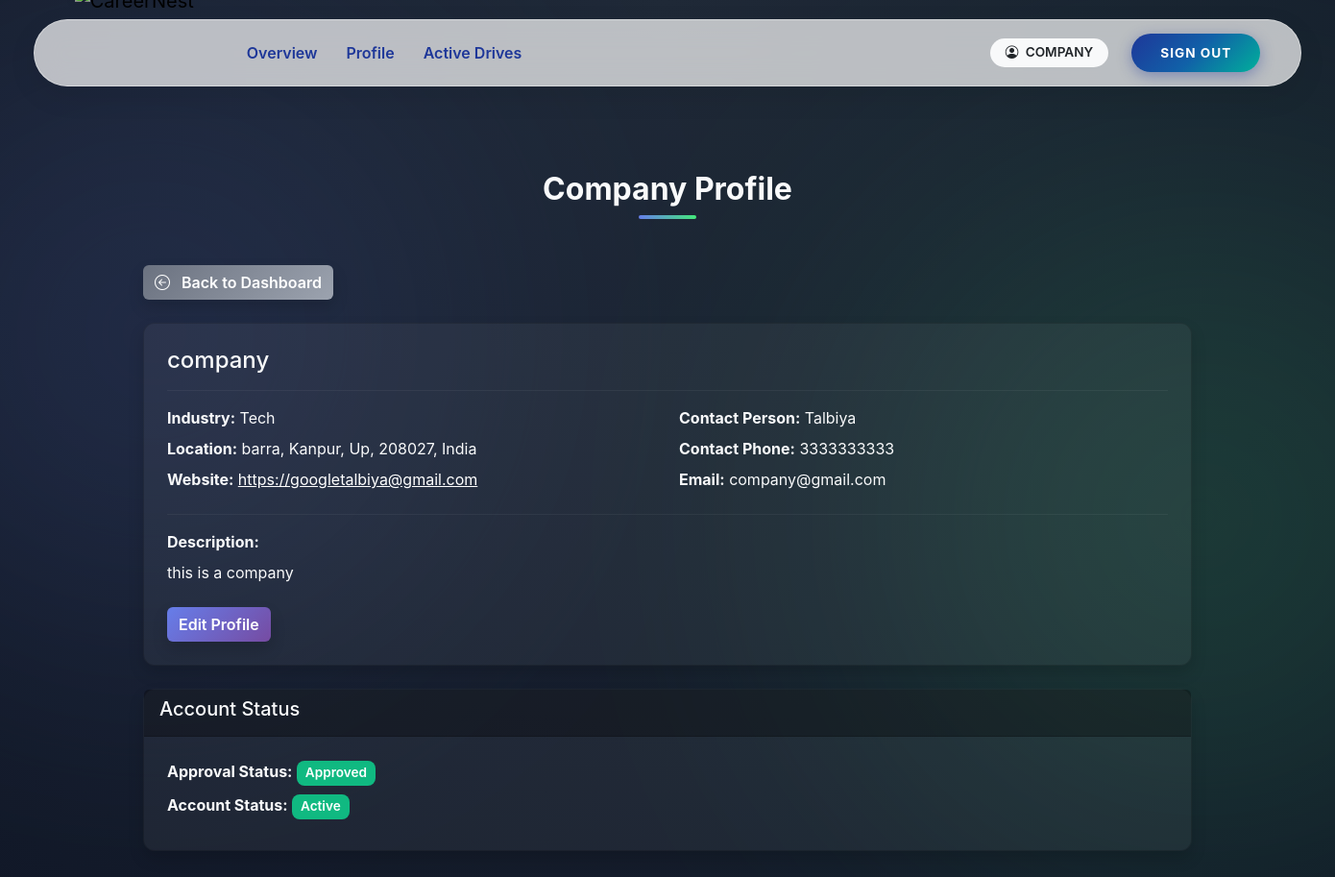
Screenshot of /company/profile (signed in) with the database file from the repository.
### app/models.py (models this page shows, shortened)
class User(UserMixin, db.Model):
    __tablename__ = "users"
    user_id = db.Column(db.Integer, primary_key=True)
    email = db.Column(db.String(120), unique=True, nullable=False)
    password_hash = db.Column(db.String(255), nullable=False)
    role = db.Column(db.String(20), nullable=False)
    is_active = db.Column(db.Boolean, default=True)
    is_approved = db.Column(db.Boolean, default=False)
    is_blacklisted = db.Column(db.Boolean, default=False)
    created_at = db.Column(db.DateTime, default=datetime.utcnow)
    student = db.relationship(
        "Student",
        back_populates="user",
        uselist=False,
        cascade="all, delete-orphan"
    )
    company = db.relationship(
        "Company",
        back_populates="user",
        uselist=False,
        cascade="all, delete-orphan"
    )
    admin = db.relationship(
        "Admin",
        back_populates="user",
        uselist=False,
        cascade="all, delete-orphan"
    )

class Company(db.Model):
    __tablename__ = "companies"
    user_id = db.Column(
        db.Integer,
        db.ForeignKey("users.user_id", ondelete="CASCADE"),
        primary_key=True
    )
    company_name = db.Column(db.String(150), nullable=False)
    industry = db.Column(db.String(100))
    location = db.Column(db.String(200))
    website = db.Column(db.String(200))
    contact_person = db.Column(db.String(100))
    contact_phone = db.Column(db.String(20))
    description = db.Column(db.Text)
    user = db.relationship("User", back_populates="company")
    drives = db.relationship(
        "PlacementDrive",
        back_populates="company",
        cascade="all, delete-orphan"
    )

### app/company/routes.py (the view)
@company_bp.route('/profile')
@login_required
@role_required('company')
def profile():
    profile = get_company_profile()
    return render_template('company/profile.html', profile=profile)

### app/company/routes.py (called while the page is built)
def get_company_profile():
    return Company.query.filter_by(user_id=current_user.user_id).first()

### app/utils.py (called while the page is built)
def role_required(required_role):
    def decorator(f):
        @wraps(f)
        def decorated_function(*args, **kwargs):
            if not current_user.is_authenticated:
                abort(401)
            if current_user.role != required_role:
                abort(403)
            if required_role in ["student", "company"] and not current_user.is_approved:
                abort(403)
            if current_user.is_blacklisted:
                abort(403)
            return f(*args, **kwargs)
        return decorated_function
    return decorator

### app/templates/company/profile.html (shortened to what this page needs)
{% extends 'base.html' %}
{% block content %}
<div class="dashboard-bg">
  <div class="container position-relative">
    <h2 class="section-heading text-center mb-5">Company Profile</h2>
    <a href="{{ url_for('company.dashboard') }}" class="btn btn-gradient-secondary mb-4 shadow hover-glow text-white">
      <i class="bi bi-arrow-left-circle me-2"></i> Back to Dashboard
    </a>
    {% if profile %}
    <div class="card shadow mb-4">
      <div class="card-body">
        <h4 class="card-title">{{ profile.company_name }}</h4>
        <hr>
        <div class="row">
          <div class="col-md-6">
            <p><strong>Industry:</strong> {{ profile.industry or 'N/A' }}</p>
            <p><strong>Location:</strong> {{ profile.location or 'N/A' }}</p>
            <p><strong>Website:</strong>
              {% if profile.website %}
                <a href="{{ profile.website }}" target="_blank" class="text-white" style="text-decoration: underline;">{{ profile.website }}</a>
              {% else %}
                N/A
              {% endif %}
            </p>
          </div>
          <div class="col-md-6">
            <p><strong>Contact Person:</strong> {{ profile.contact_person or 'N/A' }}</p>
            <p><strong>Contact Phone:</strong> {{ profile.contact_phone or 'N/A' }}</p>
            <p><strong>Email:</strong> {{ profile.user.email }}</p>
          </div>
        </div>
        <hr>
        <p><strong>Description:</strong></p>
        <p>{{ profile.description or 'No description provided.' }}</p>
        <a href="{{ url_for('company.edit_profile') }}" class="btn btn-gradient-primary mt-3 shadow hover-glow text-white">Edit Profile</a>
      </div>
    </div>
    <div class="card shadow">
      <div class="card-header">
        <h5>Account Status</h5>
      </div>
      <div class="card-body">
        <p><strong>Approval Status:</strong>
          {% if profile.user.is_approved %}
            <span class="badge bg-success">Approved</span>
          {% else %}
            <span class="badge bg-warning">Pending Approval</span>
          {% endif %}
        </p>
        <p><strong>Account Status:</strong>
          {% if profile.user.is_blacklisted %}
            <span class="badge bg-danger">Blacklisted</span>
          {% elif profile.user.is_active %}
            <span class="badge bg-success">Active</span>
          {% else %}
            <span class="badge bg-secondary">Inactive</span>
          {% endif %}
        </p>
      </div>
    </div>
    {% else %}
    <div class="alert alert-info shadow rounded">Profile not found. Please contact admin.</div>
    {% endif %}
  </div>
</div>
{% endblock %}

### app/templates/base.html (shortened to what this page needs)
<!DOCTYPE html>
<html lang="en">
<head>
    <link href="https://cdn.jsdelivr.net/npm/bootstrap@5.3.2/dist/css/bootstrap.min.css" rel="stylesheet">
    <link rel="stylesheet" href="https://cdn.jsdelivr.net/npm/bootstrap-icons@1.10.5/font/bootstrap-icons.css">
</head>
<body>
    <div class="toast-container position-fixed top-0 end-0 p-3">
    </div>
    <header class="navbar-container">
        <nav class="navbar navbar-expand-lg navbar-island">
            <div class="container-fluid">
                <a class="navbar-brand " href="/">
                    <img src="{{ url_for('static', filename='img/CareerLogo.png') }}" alt="CareerNest">
                </a>
                <div class="collapse navbar-collapse" id="navMain">
                    <ul class="navbar-nav me-auto mb-2 mb-lg-0 ms-lg-4">
                        {% if current_user.is_authenticated %}
                        {% if current_user.role == 'admin' %}
                        <li class="nav-item"><a class="nav-link" href="{{ url_for('admin.dashboard') }}">Dashboard
                                Center</a></li>
                        <li class="nav-item"><a class="nav-link" href="{{ url_for('admin.students') }}">Students</a>
                        </li>
                        <li class="nav-item"><a class="nav-link" href="{{ url_for('admin.companies') }}">Companies</a>
                        </li>
                        <li class="nav-item"><a class="nav-link" href="{{ url_for('admin.drives') }}">Drives</a>
                        </li>
                        <li class="nav-item"><a class="nav-link"
                                href="{{ url_for('admin.applications') }}">Applications</a>
                        </li>
                        {% elif current_user.role == 'company' %}
                        <li class="nav-item"><a class="nav-link" href="{{ url_for('company.dashboard') }}">Overview</a>
                        </li>
                        <li class="nav-item"><a class="nav-link" href="{{ url_for('company.profile') }}">Profile</a>
                        </li>
                        <li class="nav-item"><a class="nav-link" href="{{ url_for('company.drives') }}">Active
                                Drives</a></li>
                        {% endif %}
                        {% else %}
                        <li class="nav-item"><a class="nav-link" href="/">Home</a></li>
                        {% endif %}
                    </ul>
                    <div class="d-flex flex-column flex-lg-row align-items-center">
                        {% if not current_user.is_authenticated %}
                        <a href="{{ url_for('auth.student_register') }}" class="btn btn-creative btn-student">Student
                            Join</a>
                        <a href="{{ url_for('auth.company_register') }}" class="btn btn-creative btn-student">Company
                            Join</a>
                        <a href="{{ url_for('auth.login') }}" class="btn btn-creative btn-login">Login</a>
                        {% else %}
                        <span class="badge rounded-pill bg-light text-dark px-3 py-2 me-3 d-none d-lg-block">
                            <i class="bi bi-person-circle me-1"></i> {{ current_user.role|upper }}
                        </span>
                        <a href="{{ url_for('auth.logout') }}" class="btn btn-creative btn-login">Sign Out</a>
                        {% endif %}
                    </div>
                </div>
            </div>
        </nav>
    </header>
    <main class="container page-content">
        {% block content %}{% endblock %}
    </main>
</body>
</html>

### app/templates/company/profile.html (style rules this page uses)
.dashboard-bg { position: relative; z-index: 1; padding: 3rem 0; }
html, body { height: 100%; margin: 0; font-family: 'Inter', sans-serif; overflow-x: hidden; }
body { background: radial-gradient(circle at top, #1f2937 0%, #111827 100%); color: #f9fafb; }
body::before, body::after { content: ''; position: absolute; border-radius: 50%; filter: blur(150px); opacity: 0.15; z-index: 0; }
body::before { width: 600px; height: 600px; background: #667eea; top: 5%; left: -10%; }
body::after { width: 700px; height: 700px; background: #43e97b; bottom: 5%; right: -15%; }
.section-heading { font-weight: 700; font-size: 2rem; color: #f9fafb; position: relative; margin-bottom: 2rem; text-align:center; }
.section-heading::after { content: ''; display: block; width: 60px; height: 4px; background: linear-gradient(90deg, #667eea, #43e97b); border-radius: 2px; margin: 0.5rem auto 0 auto; }
.btn-gradient-primary { background: linear-gradient(135deg, #667eea, #764ba2); color: #fff; border:none; font-weight:600; }
.btn-gradient-secondary { background: linear-gradient(135deg, #6b7280, #9ca3af); color: #fff; border:none; font-weight:600; }
.card { background: rgba(255,255,255,0.05); border-radius: 12px; color:#f9fafb; }
.card-body { padding:1.5rem; }
.card-header { background: rgba(0,0,0,0.3); color:#f9fafb; font-weight:600; }
.badge { font-weight:600; font-size:0.85rem; padding:0.45em 0.65em; border-radius:8px; }
.badge.bg-success { background-color:#10b981 !important; }
.shadow { box-shadow: 0 5px 15px rgba(0,0,0,0.3); }
a { color:#f3f4f6; text-decoration: underline; }
.card p { margin-bottom:0.5rem; }
.card hr { border-color: rgba(255,255,255,0.2); }

### rows the page displays
User: role "COMPANY", user.email "company@gmail.com"
Company: company_name "company", industry "Tech", location "barra, Kanpur, Up, 208027, India", website "https://googletalbiya@gmail.com", contact_person "Talbiya", contact_phone "3333333333", description "this is a company"
